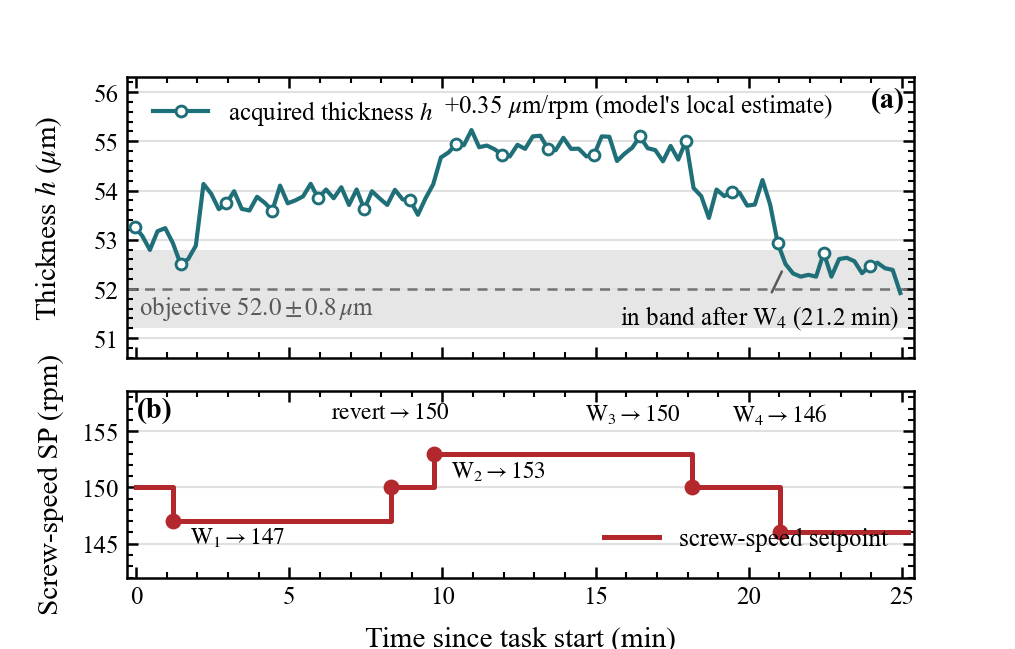

Recreate this plot in Python.
"""Fig. 8 - goal-driven AgentTeam optimization trajectory (omp / glm-5.3-flash).

Data source (archived execution, read - never invented):
  bench/results/20260918013146-4ms/  (extended archive E of the manuscript)
    -> agent-goal-loop-omp.log
         task 82ea1b9d, cast-film twin line ln-6c86b7cd,
         screw node dw-377c3580, thickness DAQ dn-a0209c1b,
         objective-only task: bring film thickness to 52.0 +/- 0.8 um,
         screw speed the only adjustable parameter, at most 6 governed writes;
         wall 1503.2 s, oracle GOAL-OPT-OK: yes, 6-bucket mean 51.917 um.
    -> governed-write events (platform audit, exact instants):
         01:35:45  150 -> 147  (agent write,   dcw.write.agent)
         01:42:52  147 -> 150  (model-initiated rollback, dcw.write.rollback)
         01:44:17  150 -> 153  (agent write)
         01:52:42  153 -> 150  (agent write)
         01:55:35  150 -> 146  (agent write)
    -> acquired thickness series: platform samples API for dn-a0209c1b,
       15 s cadence, 01:34:30-01:59:30 (+08:00), stored beside this script as
       goalloop-pv-20260918.json (raw export, unmodified).

Style: IEEE TII single column, 86 mm wide, 300 dpi, boxed axes with inward
major+minor ticks, light horizontal grid only, grayscale-safe series
(colour + marker + line style each identified in the legend).
"""
import json
from datetime import datetime
from pathlib import Path

import matplotlib as mpl
import matplotlib.pyplot as plt

OUT = Path(__file__).resolve().parent
DATA = json.loads((OUT / "goalloop-pv-20260918.json").read_text(encoding="utf-8"))

T0 = datetime.fromisoformat("2026-09-18T01:34:33.113+00:00").timestamp()

def mins(at):
    ts = at if isinstance(at, (int, float)) else datetime.fromisoformat(at).timestamp()
    if ts > 1e12:  # epoch milliseconds
        ts /= 1000.0
    return (ts - T0) / 60.0

pv = [(mins(p["at"]), float(p["v"])) for p in DATA["pts"]]
writes = sorted(
    [(mins(w["at"]), float(w["eng"]), w["act"]) for w in DATA["writes"]],
    key=lambda e: e[0],
)

SP0 = 150.0
TARGET, TOL = 52.0, 0.8
BAND_LO, BAND_HI = TARGET - TOL, TARGET + TOL

# ------------------------------------------------------------ style
MM = 1.0 / 25.4
mpl.rcParams.update({
    "font.family": "serif",
    "font.serif": ["Times New Roman", "STIXGeneral", "DejaVu Serif"],
    "mathtext.fontset": "stix",
    "font.size": 6,
    "axes.labelsize": 7,
    "xtick.labelsize": 6,
    "ytick.labelsize": 6,
    "legend.fontsize": 6,
    "axes.linewidth": 0.6,
    "lines.linewidth": 1.1,
    "lines.markersize": 2.6,
    "xtick.direction": "in", "ytick.direction": "in",
    "xtick.top": True, "ytick.right": True,
    "xtick.major.size": 2.6, "xtick.minor.size": 1.5,
    "ytick.major.size": 2.6, "ytick.minor.size": 1.5,
    "xtick.major.width": 0.6, "xtick.minor.width": 0.5,
    "ytick.major.width": 0.6, "ytick.minor.width": 0.5,
    "xtick.minor.visible": True, "ytick.minor.visible": True,
    "legend.frameon": False,
    "savefig.dpi": 300,
})

TEAL, RED = "#1F6F78", "#B3282D"

fig, (axa, axb) = plt.subplots(
    2, 1, figsize=(86 * MM, 55 * MM), sharex=True,
    gridspec_kw={"height_ratios": [1.5, 1.0], "hspace": 0.14},
)

# ------------------------------------------------- (a) thickness response
axa.axhspan(BAND_LO, BAND_HI, color="0.90", lw=0, zorder=0)
axa.axhline(TARGET, color="0.45", lw=0.6, ls=(0, (4, 3)), zorder=1)
axa.plot([t for t, _ in pv], [v for _, v in pv],
         color=TEAL, lw=1.0, marker="o", markevery=6,
         markerfacecolor="white", markeredgewidth=0.7, zorder=3,
         label="acquired thickness $h$")

tin, vin = next((t, v) for t, v in pv if t >= writes[-1][0] and BAND_LO <= v <= BAND_HI)
axa.annotate("in band after W$_4$ (%.1f min)" % tin, xy=(tin, vin), xytext=(24.9, 51.4),
             fontsize=6, ha="right", va="center", color="black",
             arrowprops=dict(arrowstyle="-", lw=0.6, color="0.35",
                             shrinkA=1, shrinkB=2, connectionstyle="arc3,rad=0"))
axa.text(16.4, 55.42, "+0.35 $\\mu$m/rpm (model\'s local estimate)",
         fontsize=6, ha="center", va="bottom", color="black")
axa.text(0.015, BAND_LO + 0.12, "objective $52.0\\pm0.8\\,\\mu$m",
         transform=axa.get_yaxis_transform(), ha="left", va="bottom",
         fontsize=6, color="0.35")
axa.set_ylabel("Thickness $h$ ($\\mu$m)")
axa.set_ylim(50.6, 56.3)
axa.set_yticks([51, 52, 53, 54, 55, 56])
axa.grid(axis="y", color="0.88", lw=0.5)
axa.set_axisbelow(True)
axa.tick_params(which="both", pad=2)
axa.legend(loc="upper left", bbox_to_anchor=(0.005, 1.0), handlelength=2.2)
axa.text(0.988, 0.965, "(a)", transform=axa.transAxes, fontsize=7,
         fontweight="bold", va="top", ha="right")

# ------------------------------------------------- (b) screw-speed setpoint
step_t, step_v = [0.0], [SP0]
for t, sp, _kind in writes:
    step_t += [t, t]
    step_v += [step_v[-1], sp]
step_t.append(25.2)
step_v.append(step_v[-1])
axb.step(step_t, step_v, where="post", color=RED, lw=1.2,
         label="screw-speed setpoint")

# (t, sp, label, side) - sides staggered so adjacent labels never touch
EVENT_MARK = [
    (writes[0][0], writes[0][1], "$\mathrm{W}_1\\rightarrow147$", 0.55),
    (writes[1][0], writes[1][1], "$\mathrm{revert}\\rightarrow150$", 1.0),
    (writes[2][0], writes[2][1], "$\mathrm{W}_2\\rightarrow153$", 0.55),
    (writes[3][0], writes[3][1], "$\mathrm{W}_3\\rightarrow150$", -0.35),
    (writes[4][0], writes[4][1], "$\mathrm{W}_4\\rightarrow146$", 1.0),
]
for t, sp, lab, side in EVENT_MARK:
    axb.plot([t], [sp], marker="o", ms=2.8, color=RED, zorder=3)
    if side >= 1.0:
        axb.annotate(lab, xy=(t, sp), xytext=(t, 157.6), fontsize=5.6,
                     ha="center", va="top", color="black",
                     annotation_clip=False)
    elif side < 0:
        axb.annotate(lab, xy=(t, sp), xytext=(t + side, 157.6), fontsize=5.6,
                     ha="right", va="top", color="black",
                     annotation_clip=False)
    else:
        axb.annotate(lab, xy=(t, sp), xytext=(t + side, sp - 0.4),
                     fontsize=5.6, ha="left", va="top", color="black")
axb.set_ylabel("Screw-speed SP (rpm)")
axb.set_xlabel("Time since task start (min)")
axb.set_ylim(142, 158.6)
axb.set_yticks([145, 150, 155])
axb.set_xlim(-0.3, 25.4)
axb.set_xticks([0, 5, 10, 15, 20, 25])
axb.grid(axis="y", color="0.88", lw=0.5)
axb.set_axisbelow(True)
axb.tick_params(which="both", pad=2)
axb.legend(loc="lower right", bbox_to_anchor=(0.995, 0.02), handlelength=2.2)
axb.text(0.012, 0.965, "(b)", transform=axb.transAxes, fontsize=7,
         fontweight="bold", va="top")

fig.align_ylabels((axa, axb))
fig.savefig(OUT / "fig8-goalloop.png", dpi=300)
fig.savefig(OUT / "fig8-goalloop.pdf")
print("wrote fig8-goalloop.pdf / .png;",
      f"{len(pv)} PV samples, {len(writes)} governed-write events")
